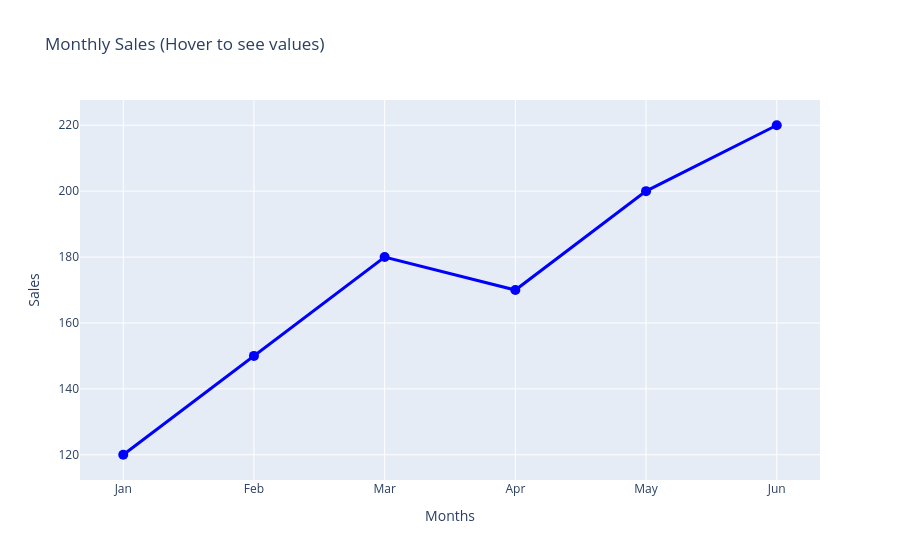

The notebook cell saved with this chart:
### Markdown cell above
## 1. Interactive Line Chart

Line charts show trends over time. With Plotly, you can hover to see exact values.

### Code cell
# Interactive Line Chart - Monthly Sales
months = ['Jan', 'Feb', 'Mar', 'Apr', 'May', 'Jun']
sales = [120, 150, 180, 170, 200, 220]

fig = px.line(x=months, y=sales, 
              title='Monthly Sales (Hover to see values)',
              labels={'x': 'Months', 'y': 'Sales'},
              markers=True)
fig.update_traces(line=dict(width=3, color='blue'), 
                  marker=dict(size=10))
fig.show()

### Figure 1 — Plotly figure (JSON) as saved in the notebook; plotly's stock layout.template omitted (floating-point values rounded to 4 significant figures)
{"data": [{"hovertemplate": "Months=%{x}<br>Sales=%{y}<extra></extra>", "legendgroup": "", "line": {"color": "blue", "dash": "solid", "width": 3}, "marker": {"size": 10, "symbol": "circle"}, "mode": "lines+markers", "name": "", "orientation": "v", "showlegend": false, "type": "scatter", "x": ["Jan", "Feb", "Mar", "Apr", "May", "Jun"], "xaxis": "x", "y": [120, 150, 180, 170, 200, 220], "yaxis": "y"}], "layout": {"legend": {"tracegroupgap": 0}, "title": {"text": "Monthly Sales (Hover to see values)"}, "xaxis": {"anchor": "y", "domain": [0, 1], "title": {"text": "Months"}}, "yaxis": {"anchor": "x", "domain": [0, 1], "title": {"text": "Sales"}}}}
